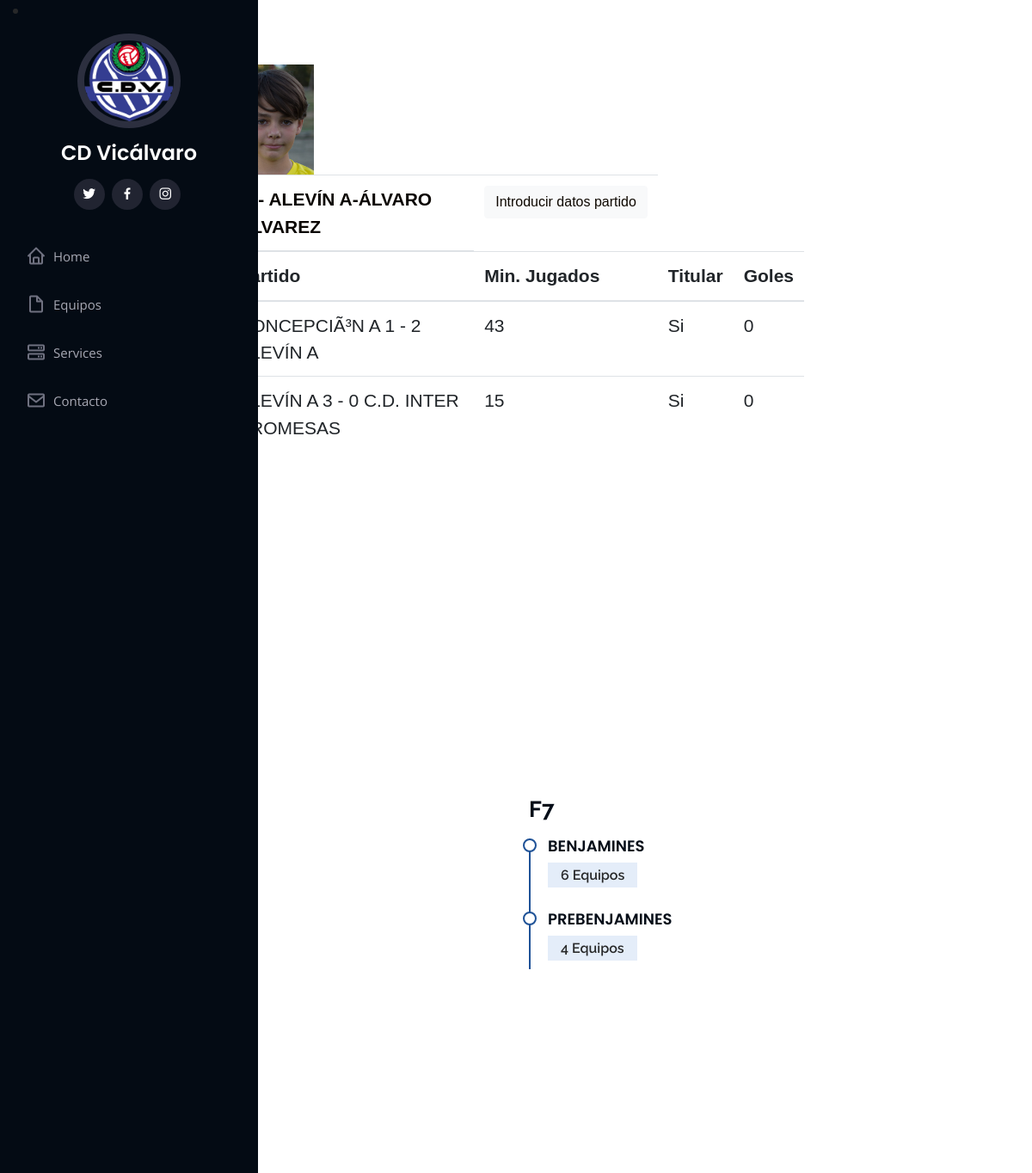
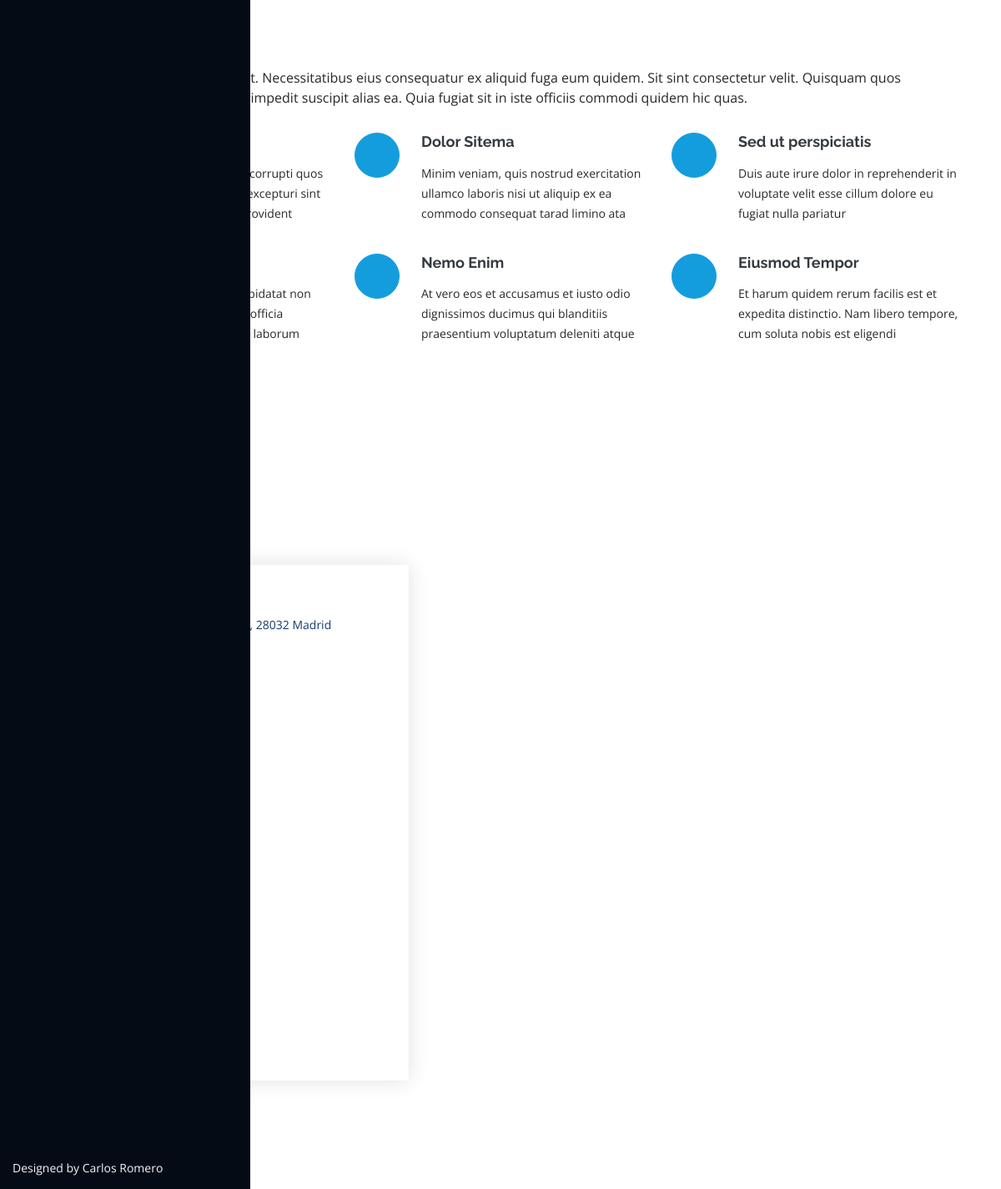
Screenshot of /est_jugadores/1/ with the database file from the repository (2 pictures, top to bottom).
### ClubFutbolApp/models.py (models this page shows, shortened)
class DatosPartido(models.Model):
    partido = models.ForeignKey(Partido, on_delete = models.CASCADE)
    jugador_convocado = models.ForeignKey(Jugador, on_delete = models.CASCADE)
    titular = models.BooleanField(blank=True, null=True)
    minutos_jugados = models.IntegerField()
    goles = models.IntegerField(default=0)
    class Meta:
        ordering = ["jugador_convocado"]
        verbose_name ='datospartido'
        verbose_name_plural ='datospartidos'

class Jugador(models.Model):
    jug_nombre = models.CharField(max_length=30)
    image = models.ImageField(upload_to='Jugadores', null=True, blank=True)
    fecha_nacimiento = models.DateField()
    dorsal = models.IntegerField()
    posicion = models.ForeignKey(Posicion, on_delete = models.CASCADE)
    equipo = models.ForeignKey(Equipo, on_delete = models.CASCADE)
    class Meta:
        ordering = ["equipo", "jug_nombre"]
        verbose_name ='jugador'
        verbose_name_plural ='jugadores'
    def __str__(self):
        return "%s-%s" %(self.equipo,self.jug_nombre)

class Equipo(models.Model):
    equipo_nombre = models.CharField(max_length=30)
    club = models.ForeignKey(Club, on_delete = models.CASCADE)
    entrenador = models.CharField(max_length=30)
    categoria = models.ForeignKey(Categoria, on_delete = models.CASCADE)
    class Meta:
        verbose_name ='equipo'
        verbose_name_plural ='equipos'
    def __str__(self):
        return self.equipo_nombre

class Partido(models.Model):
    OPCIONES_DE_LUGAR = ('Casa', 'Casa'), ('Fuera', 'Fuera')
    fecha = models.DateTimeField()
    n_jornada = models.IntegerField(max_length=2)
    equipo = models.ForeignKey(Equipo, on_delete = models.CASCADE)
    rival = models.CharField(max_length=30)
    campo = models.CharField(max_length=5, choices = OPCIONES_DE_LUGAR, blank=True, null=True)
    resultado_equipo = models.PositiveSmallIntegerField(default=0)
    resultado_rival = models.PositiveSmallIntegerField(default=0)
    class Meta:
        ordering = ["fecha", "equipo"]
        verbose_name ='partido'
        verbose_name_plural ='partidos'

### ClubFutbolApp/views.py (the view)
# urls.py: path('est_jugadores/<int:pk>/', estJugador.as_view(), name="est_jugadores"),
class estJugador(ListView):
    model= DatosPartido
    template_name='ClubFutbolApp/est_jugadores.html'
    context_object_name='datospartidos'
    def get_queryset(self):
        qs=super(estJugador, self).get_queryset()
        return qs.filter(jugador_convocado=self.request.resolver_match.kwargs['pk'])

### templates/ClubFutbolApp/est_jugadores.html (shortened to what this page needs)
{% extends "ClubFutbolApp/Home.html" %}
{% load static %}
{% block contenido %}
<html>
<div class="contenedorFormulario" class="table-responsive" >
{% if datospartidos %}
<table class="table table-hover">
    <thead>
        <th style="color: rgb(10, 5, 1); align-content: right;">
            {% for datospartido in datospartidos %}
                {% if forloop.first %}
                    {{ datospartido.jugador_convocado.dorsal }}-
                    {{ datospartido.jugador_convocado|upper }}
                    <td><button class="btn btn-light"><a href="/crear_est_partido/" style="color: rgb(14, 8, 1);">Introducir datos partido</a></button></td>
                {% endif %}
            {% endfor %}
        </th>
        <tr>
            <th>Partido</th>
            <th>Min. Jugados</th>
            <th>Titular</th>
            <th>Goles</th>
        </tr>
    </thead>
    <tbody>
        {% for datospartido in datospartidos %}
            <tr>
                {% if datospartido.partido.campo == "Casa" %}
                    <td><a>{{ datospartido.partido.equipo|upper }} {{ datospartido.partido.resultado_equipo }} - {{ datospartido.partido.resultado_rival }} {{ datospartido.partido.rival|upper }}  </a></td>
                {% else %}
                    <td><a>{{ datospartido.partido.rival|upper }} {{ datospartido.partido.resultado_rival }} - {{ datospartido.partido.resultado_equipo }} {{ datospartido.partido.equipo|upper }} </a></td>
                {% endif %}
                <td >{{ datospartido.minutos_jugados }} </td>
                    {% if datospartido.titular == True %}
                        <td>Si</td>
                    {% else %}
                        <td>No</td>
                    {% endif %}
                <td >{{ datospartido.goles }} </td>
                <tr>
                    {% if forloop.first %}
                        {% if datospartido.jugador_convocado.image %}
                            <img src="{{ datospartido.jugador_convocado.image.url }}" style="max-width: 100px;">
                        {% else %}
                        <img src="{% static 'noImagen.jpg' %}" style="max-width: 100px;">
                        {% endif %}
                    {% endif %}
                </tr>
            </tr>
        {% endfor %}
    </tbody>
</table>
{% endif %}
        </div>
</html>
{% endblock contenido %}

### ClubFutbolApp/static/css/mio2.css (style rules this page uses)
.contenedorFormulario { width: 60%; margin: 55px auto; padding: 70px 25px; padding-top: 20px; }
td,th { font-family: Verdana, Geneva, Tahoma, sans-serif; font-size: 21px; padding-left: 20px; padding-right: 20px; padding-top: 10px; padding-bottom: 10px; }

### ClubFutbolApp/static/assets/css/style.css (style rules this page uses)
body { font-family: "Open Sans", sans-serif; color: #272829; }
a { color: #149ddd; }

### rows the page displays
DatosPartido: jugador_convocado "ALEVÍN A-ÁLVARO ÁLVAREZ", partido.rival "CONCEPCIÃ³N A", partido.resultado_rival "1", partido.resultado_equipo "2", partido.equipo "ALEVÍN A", minutos_jugados "43", titular "Si", goles "0", jugador_convocado.image (picture)
DatosPartido: partido.equipo "ALEVÍN A", partido.resultado_equipo "3", partido.resultado_rival "0", partido.rival "C.D. INTER PROMESAS", minutos_jugados "15", titular "Si", goles "0"
